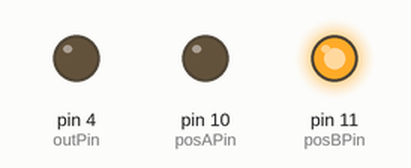
This sketch was run on a simulated Arduino Uno, built with avr-gcc and run on an emulated ATmega328P. Parts: output pins drawn as LEDs (lit = HIGH).

Above: at 0.7 s.
At 3.7 s:
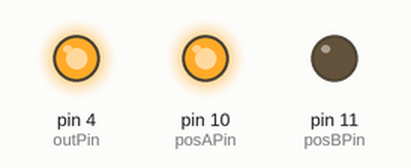
Timing chart, 0 to 7.8 s (numbered marks = the images above):
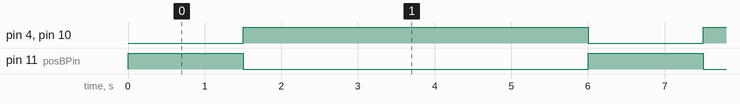

The sketch:

Inject_regularly.ino
```cpp
int outPin = 4;                 // LED connected to digital pin 4
int inPin = 7;                  // pushbutton connected to digital pin 7
int posAPin = 10;               // command position A (VICI P5)
int posBPin = 11;               // command position B (VICI P6)
int prev_val = 0;               // variable to store the read value

void setup() {
  pinMode(outPin, OUTPUT);      // LED output
  pinMode(posAPin, OUTPUT);     // Position A command output
  pinMode(posBPin, OUTPUT);     // Position B command output
  pinMode(inPin, INPUT_PULLUP); // pushbutton input
  Serial.begin(9600);           // initialize serial communication
  digitalWrite(outPin,HIGH);    // LED off at start
}

void loop() {
  digitalWrite(posAPin, LOW);   // command Position A
  digitalWrite(posBPin, HIGH);  // ensure Position B not commanded
  digitalWrite(outPin, LOW);    // turn LED on during loading
  delay(1500);                  // inject 1500 ms delay (for loading sample)
  digitalWrite(outPin, HIGH);   // turn LED off
  digitalWrite(posAPin, HIGH);  // ensure Position A not commanded
  digitalWrite(posBPin, LOW);   // command Position B
  delay(4500);                  // injection frequency (4500 ms)

}                               // loop repeats
```

Measured:
- by itself, pin 4 (outPin), pin 10 (posAPin): alternates HIGH for 4.5 s and LOW for 1.5 s
- by itself, pin 11 (posBPin): alternates HIGH for 1.5 s and LOW for 4.5 s
